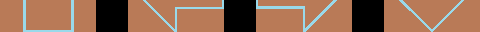

This game map was drawn from its Tiled (.tmx) file and the tilesets committed beside it. A one-line description and the trimmed map source follow:
An orthogonal 15x1 tile map with 32x32 px tiles, 1 tile layer (Calque de Tile 1), 4 tilesets.

<map version="1.0" orientation="orthogonal" renderorder="right-down" width="15" height="1" tilewidth="32" tileheight="32" nextobjectid="1">
 <tileset firstgid="1" name="z" tilewidth="96" tileheight="96" tilecount="1">
  <image source="tuiles/z.png" width="96" height="96" />
 </tileset>
 <tileset firstgid="2" name="q" tilewidth="96" tileheight="96" tilecount="1">
  <image source="tuiles/q.png" width="96" height="96" />
 </tileset>
 <tileset firstgid="3" name="d" tilewidth="96" tileheight="96" tilecount="1">
  <image source="tuiles/d.png" width="96" height="96" />
 </tileset>
 <tileset firstgid="4" name="s" tilewidth="96" tileheight="96" tilecount="1">
  <image source="tuiles/s.png" width="96" height="96" />
 </tileset>
 <layer name="Calque de Tile 1" width="15" height="1">
  <data>[15 cells, 4 non-empty, 4 distinct tile ids]</data>
 </layer>
</map>
